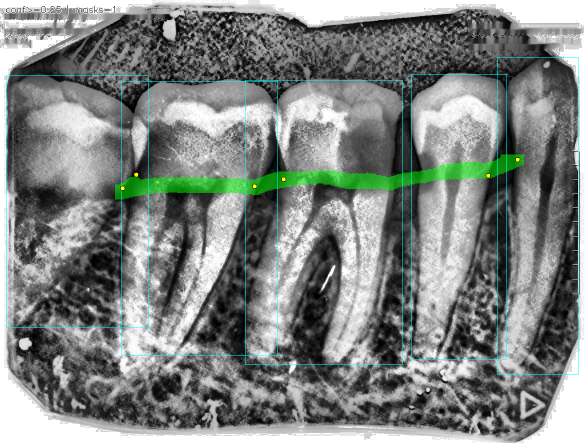
#> input picture output/diagnostics/polyline-predictions/1.png, 1168 x 886 px (shown at 1/2 size)
$ python -i visualize_polyline_predictions.py   (imports and definitions only)
#> lines starting #> are read from the running program, lines starting #| are printed output that depends on the picture
"""Render predicted CEJ polyline bands over test images for diagnosis.

Loads the trained CEJ polyline model and renders the predicted band
(union of all detection masks) over a sample of test images. Overlays
GT CEJ points (yellow dots) so the visual gap between prediction and
ground truth is immediately apparent.

Helps diagnose why the polyline-degenerate rate is high (predictions
fail to cross both bbox.x1 and bbox.x2 on many teeth):

- Are predictions too short / fragmented?
- Are predictions in the wrong y-region (off-CEJ)?
- Are predictions missing entire arches?

Usage::

    python scripts/visualize_polyline_predictions.py \\
        --weights weights/segmentation_cej.pt \\
        --n 12

Output: output/diagnostics/polyline-predictions/{stem}.png
"""

from __future__ import annotations

import argparse
import sys
from pathlib import Path

import cv2
import numpy as np

sys.path.insert(0, str(Path(__file__).parent.parent / "src"))

from dental_rad_cli.data.denpar_adapter import (  # noqa: E402
    _load_keypoint_json,
    _split_dir,
)


def _apply_clahe(rgb: np.ndarray) -> np.ndarray:
    lab = cv2.cvtColor(rgb, cv2.COLOR_RGB2LAB)
#> lab: shape (886, 1168, 3); mean of channels 0, 1, 2 136.2, 126.3, 129.1
    L, a, b = cv2.split(lab)
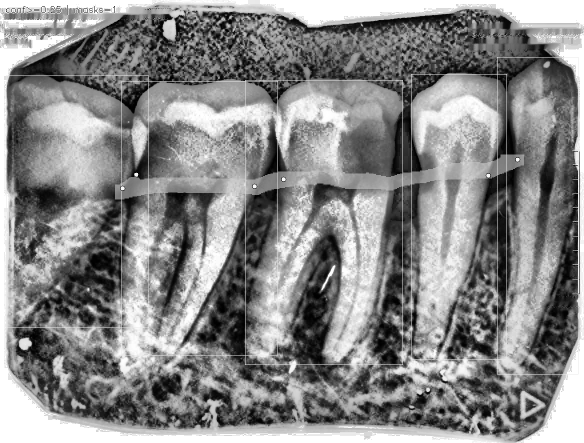
#> L: shape (886, 1168) (shown at 1/2 size); min 0, max 255, mean 136.2
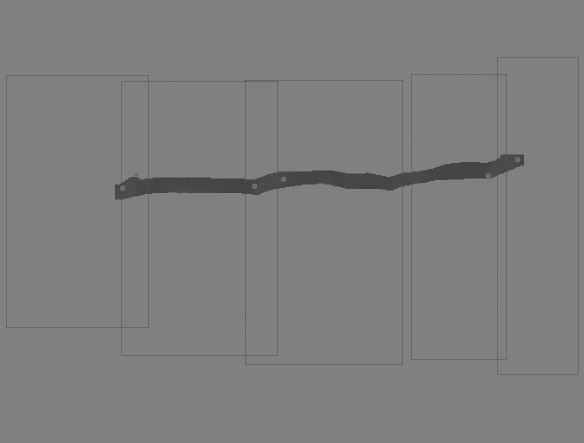
#> a: shape (886, 1168) (shown at 1/2 size); min 68, max 136, mean 126.3
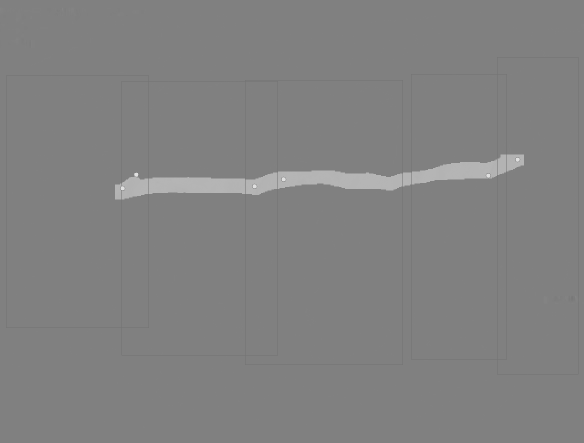
#> b: shape (886, 1168) (shown at 1/2 size); min 114, max 223, mean 129.1
    cl = cv2.createCLAHE(clipLimit=40.0, tileGridSize=(8, 8))
    return cv2.cvtColor(cv2.merge([cl.apply(L), a, b]), cv2.COLOR_LAB2RGB)
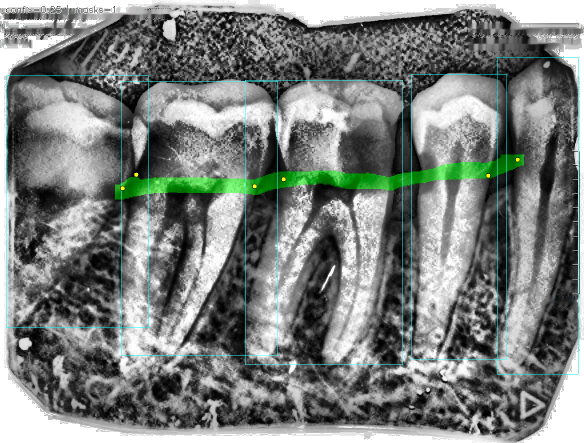
#> returned value: shape (886, 1168, 3) (shown at 1/2 size); mean R, G, B 123.6, 128.4, 125.3


# [84 lines left out: function main, not called in this run]


# [2 lines not run here, left out]

>>> import cv2
>>> picture = cv2.cvtColor(cv2.imread('../output/diagnostics/polyline-predictions/1.png'), cv2.COLOR_BGR2RGB)
>>> result = _apply_clahe(picture)

$ run again, on output/diagnostics/polyline-predictions/1027.png
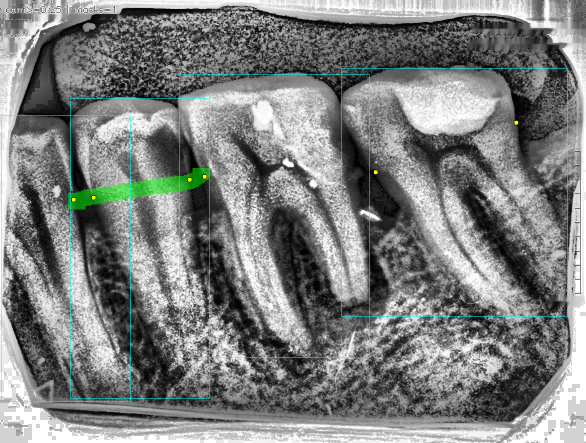
#> input picture output/diagnostics/polyline-predictions/1027.png, 1171 x 886 px (shown at 1/2 size)
#> lab: shape (886, 1171, 3); mean of channels 0, 1, 2 133.1, 127.2, 128.4
#> in _apply_clahe, `L, a, b = cv2.split(lab)`:
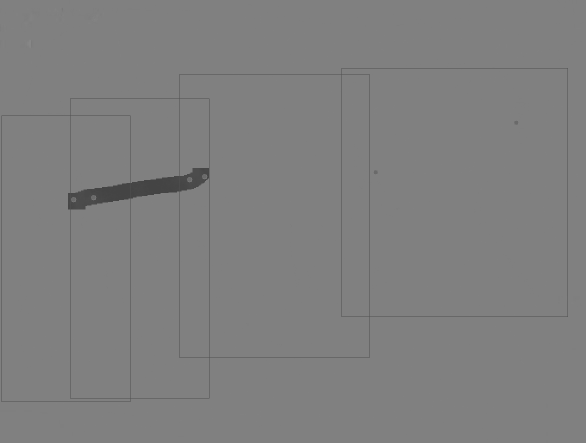
#> a: shape (886, 1171) (shown at 1/2 size); min 68, max 137, mean 127.2
#> in _apply_clahe, `return cv2.cvtColor(cv2.merge([cl.apply(L), a, b]), cv2.COLOR_LAB2RGB)`:
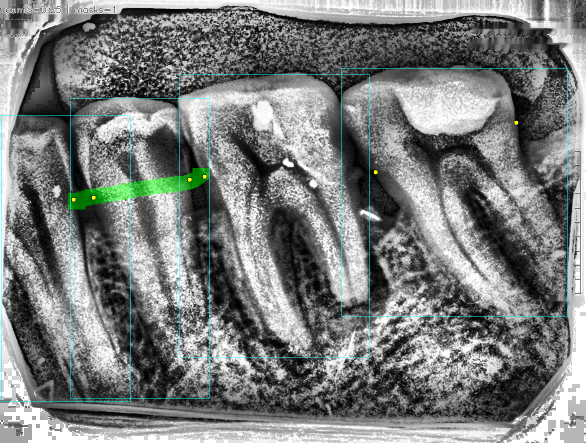
#> returned value: shape (886, 1171, 3) (shown at 1/2 size); mean R, G, B 122.2, 124.9, 123.7

$ run again, on output/diagnostics/polyline-predictions/103.png
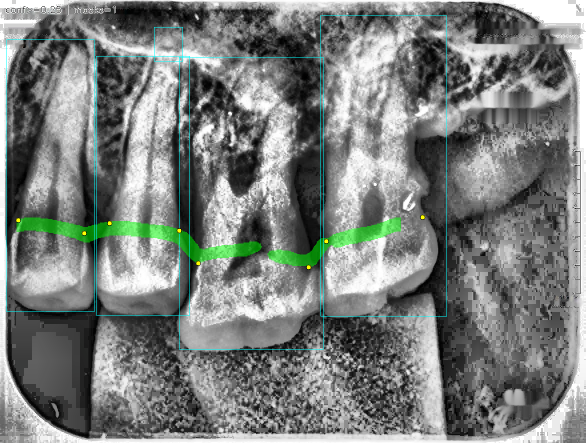
#> input picture output/diagnostics/polyline-predictions/103.png, 1171 x 886 px (shown at 1/2 size)
#> lab: shape (886, 1171, 3); mean of channels 0, 1, 2 131.9, 126.5, 129
#> in _apply_clahe, `L, a, b = cv2.split(lab)`:
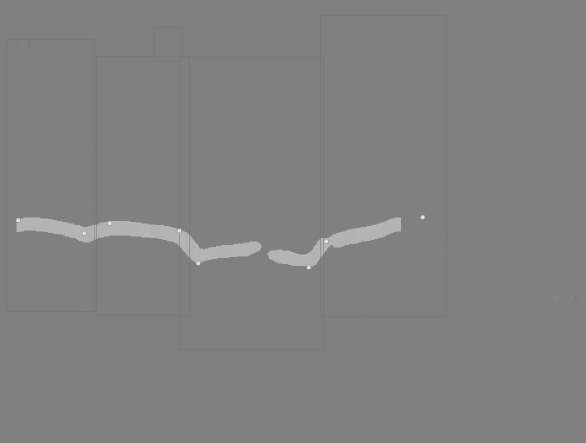
#> b: shape (886, 1171) (shown at 1/2 size); min 114, max 223, mean 129
#> in _apply_clahe, `return cv2.cvtColor(cv2.merge([cl.apply(L), a, b]), cv2.COLOR_LAB2RGB)`:
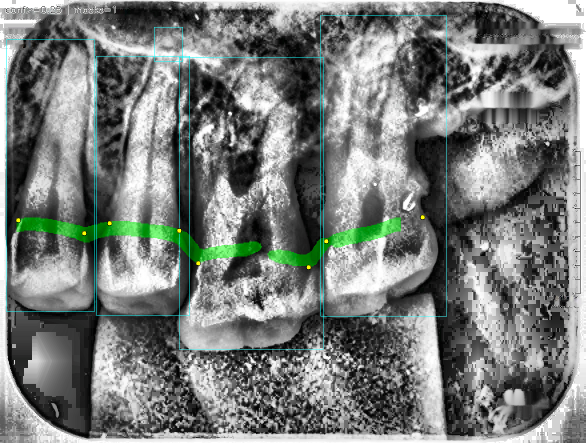
#> returned value: shape (886, 1171, 3) (shown at 1/2 size); mean R, G, B 120.3, 124.4, 121.7
